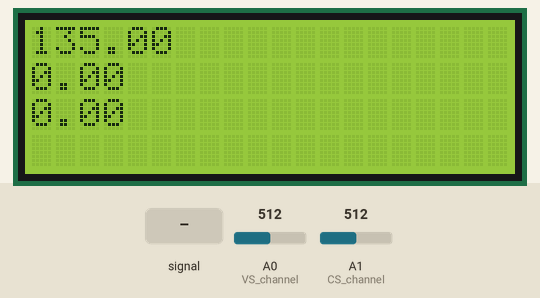
Recording of a sketch running on a simulated Arduino Uno, built with avr-gcc and run on an emulated ATmega328P. On the bench: 20×4 character LCD. The inputs (shaded band) are chosen by the test bench; at power-on: A0 (VS_channel) = 512, A1 (CS_channel) = 512.

Above: at 2.6 s.
2.7 s: A0 (VS_channel) fed a 200 Hz sine of ±81 counts around its level
At 5.1 s:
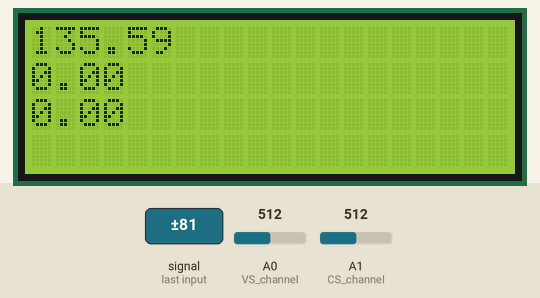
5.5 s: A0 (VS_channel) set to 716
At 6.8 s:
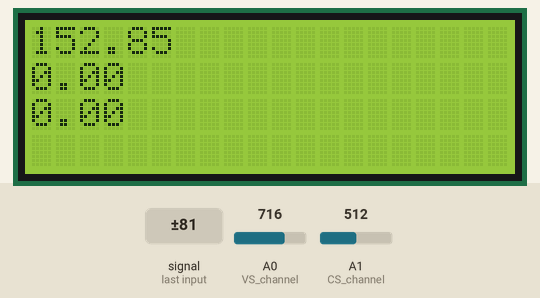
8.5 s: A1 (CS_channel) set to 716
At 11.2 s:
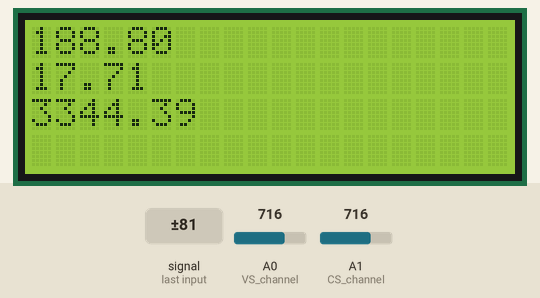
11.5 s: A1 (CS_channel) fed a 200 Hz sine of ±81 counts around its level
At 13.1 s:
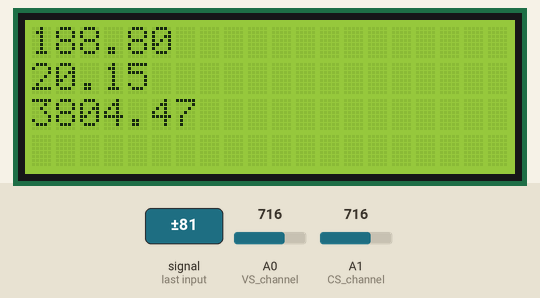
14.5 s: A0 (VS_channel) fed a 1000 Hz sine of ±255 counts around its level
At 16.5 s:
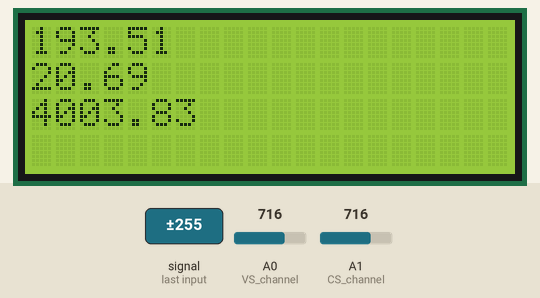
17.5 s: A1 (CS_channel) fed a 1000 Hz sine of ±255 counts around its level
At 19.4 s:
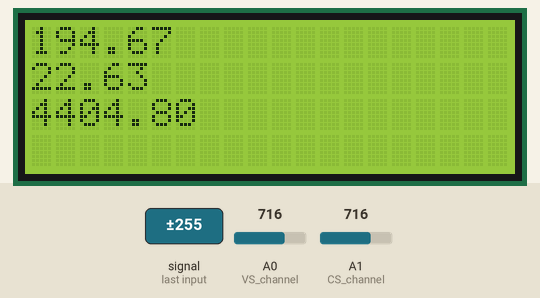
Timing chart, 0 to 20.9 s (numbered marks = the images above; inputs shaded):
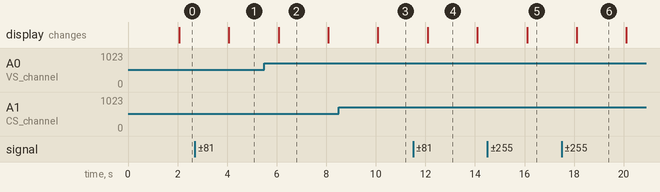

The sketch:

RMSpower.ino
```cpp
//the circuit diagram for this program is file named as "AC_current&voltage_measurement" in circuit folder
#include<LiquidCrystal.h>
LiquidCrystal lcd(8,9,10,11,12,13);
const int CS_channel=A1;
const int VS_channel=A0;
double RMSvoltage;
double RMScurrent;
double RMSpower;
double inst_current1;
double inst_voltage1;
void setup() {
  lcd.begin(20,4);

  }

void loop() {
  double inst_voltage=0.00;
  double inst_current=0.00;

  float conv_const=5.00/1024.00;
  float j=0.00;
  uint32_t start_time = millis();
  while((millis()-start_time) < 2000){
    j=j+1.00;
    inst_current1=analogRead(CS_channel)-512.00;
    inst_current1=inst_current1*conv_const;
    inst_current1=inst_current1*inst_current1;
    inst_current=inst_current+inst_current1;
    inst_voltage1=analogRead(VS_channel);
    inst_voltage1=inst_voltage1*conv_const;
    inst_voltage1=inst_voltage1*inst_voltage1;
    inst_voltage=inst_voltage1+ inst_voltage;
    }
    inst_current=inst_current/j;
    RMScurrent=sqrt(inst_current)*20.00;

   inst_voltage=inst_voltage/j;
   RMSvoltage=sqrt(inst_voltage)*2.00*20.00*1.35;//voltage_divider_const=2 and transformer_ratio=20.00 and callibration=1.35;

   RMSpower=RMSvoltage*RMScurrent;

   lcd.setCursor(0,0);
   lcd.print(RMSvoltage);
   lcd.print("    ");

   lcd.setCursor(0,1);
   lcd.print(RMScurrent);
   lcd.print("    ");

   lcd.setCursor(0,2);
   lcd.print(RMSpower);
   lcd.print("    ");

}
```

Measured:
- after the input at 2.7 s, the display: changes after 1.4 s (image 1)
- after the input at 5.5 s, the display: changes after 0.58 s (image 2)
- after the input at 8.5 s, the display: changes after 1.6 s (image 3)
- after the input at 11.5 s, the display: changes after 0.59 s (image 4)
- after the input at 14.5 s, the display: changes after 1.6 s (image 5)
- what the display in image 2 shows lasts 2.0 s, from 6.1 s to 8.1 s
